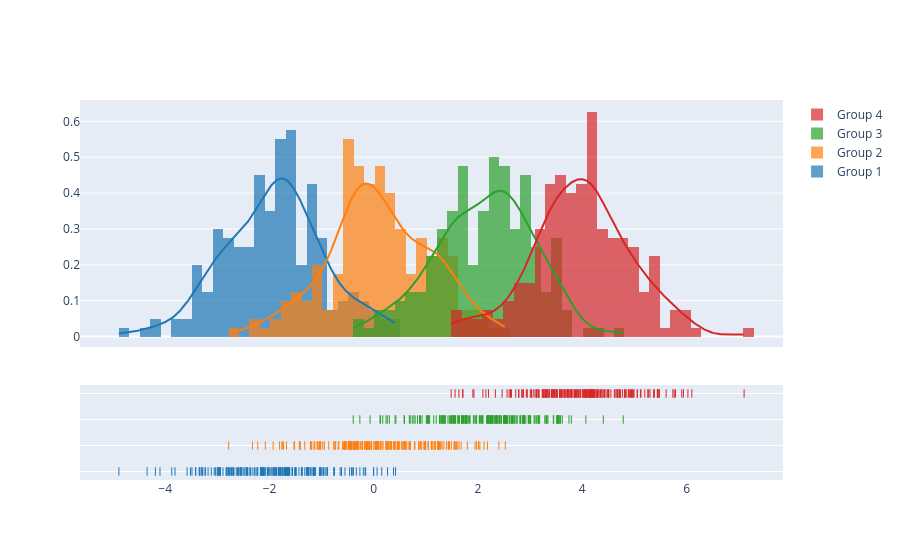

The cell this chart's notebook holds for it:
### Code cell
import plotly.figure_factory as ff

# Add histogram data
x1 = np.random.randn(200) - 2
x2 = np.random.randn(200)
x3 = np.random.randn(200) + 2
x4 = np.random.randn(200) + 4

# Group data together
hist_data = [x1, x2, x3, x4]

group_labels = ['Group 1', 'Group 2', 'Group 3', 'Group 4']

# Create distplot with custom bin_size
fig = ff.create_distplot(hist_data, group_labels, bin_size=.2)
fig.show()

### Figure 1 — Plotly figure (JSON) as saved in the notebook; plotly's stock layout.template omitted (floating-point values rounded to 4 significant figures; data arrays with more than 128 entries replaced by an {"elided": "..."} marker saying what was removed)
{"data": [{"autobinx": false, "histnorm": "probability density", "legendgroup": "Group 1", "marker": {"color": "rgb(31, 119, 180)"}, "name": "Group 1", "opacity": 0.7, "type": "histogram", "x": {"elided": "200 float values"}, "xaxis": "x", "xbins": {"end": 0.418, "size": 0.2, "start": -4.888}, "yaxis": "y"}, {"autobinx": false, "histnorm": "probability density", "legendgroup": "Group 2", "marker": {"color": "rgb(255, 127, 14)"}, "name": "Group 2", "opacity": 0.7, "type": "histogram", "x": {"elided": "200 float values"}, "xaxis": "x", "xbins": {"end": 2.523, "size": 0.2, "start": -2.784}, "yaxis": "y"}, {"autobinx": false, "histnorm": "probability density", "legendgroup": "Group 3", "marker": {"color": "rgb(44, 160, 44)"}, "name": "Group 3", "opacity": 0.7, "type": "histogram", "x": {"elided": "200 float values"}, "xaxis": "x", "xbins": {"end": 4.785, "size": 0.2, "start": -0.3935}, "yaxis": "y"}, {"autobinx": false, "histnorm": "probability density", "legendgroup": "Group 4", "marker": {"color": "rgb(214, 39, 40)"}, "name": "Group 4", "opacity": 0.7, "type": "histogram", "x": {"elided": "200 float values"}, "xaxis": "x", "xbins": {"end": 7.103, "size": 0.2, "start": 1.484}, "yaxis": "y"}, {"legendgroup": "Group 1", "marker": {"color": "rgb(31, 119, 180)"}, "mode": "lines", "name": "Group 1", "showlegend": false, "type": "scatter", "x": {"elided": "500 float values"}, "xaxis": "x", "y": {"elided": "500 float values"}, "yaxis": "y"}, {"legendgroup": "Group 2", "marker": {"color": "rgb(255, 127, 14)"}, "mode": "lines", "name": "Group 2", "showlegend": false, "type": "scatter", "x": {"elided": "500 float values"}, "xaxis": "x", "y": {"elided": "500 float values"}, "yaxis": "y"}, {"legendgroup": "Group 3", "marker": {"color": "rgb(44, 160, 44)"}, "mode": "lines", "name": "Group 3", "showlegend": false, "type": "scatter", "x": {"elided": "500 float values"}, "xaxis": "x", "y": {"elided": "500 float values"}, "yaxis": "y"}, {"legendgroup": "Group 4", "marker": {"color": "rgb(214, 39, 40)"}, "mode": "lines", "name": "Group 4", "showlegend": false, "type": "scatter", "x": {"elided": "500 float values"}, "xaxis": "x", "y": {"elided": "500 float values"}, "yaxis": "y"}, {"legendgroup": "Group 1", "marker": {"color": "rgb(31, 119, 180)", "symbol": "line-ns-open"}, "mode": "markers", "name": "Group 1", "showlegend": false, "type": "scatter", "x": {"elided": "200 float values"}, "xaxis": "x", "y": {"elided": "200 str values"}, "yaxis": "y2"}, {"legendgroup": "Group 2", "marker": {"color": "rgb(255, 127, 14)", "symbol": "line-ns-open"}, "mode": "markers", "name": "Group 2", "showlegend": false, "type": "scatter", "x": {"elided": "200 float values"}, "xaxis": "x", "y": {"elided": "200 str values"}, "yaxis": "y2"}, {"legendgroup": "Group 3", "marker": {"color": "rgb(44, 160, 44)", "symbol": "line-ns-open"}, "mode": "markers", "name": "Group 3", "showlegend": false, "type": "scatter", "x": {"elided": "200 float values"}, "xaxis": "x", "y": {"elided": "200 str values"}, "yaxis": "y2"}, {"legendgroup": "Group 4", "marker": {"color": "rgb(214, 39, 40)", "symbol": "line-ns-open"}, "mode": "markers", "name": "Group 4", "showlegend": false, "type": "scatter", "x": {"elided": "200 float values"}, "xaxis": "x", "y": {"elided": "200 str values"}, "yaxis": "y2"}], "layout": {"barmode": "overlay", "hovermode": "closest", "legend": {"traceorder": "reversed"}, "xaxis": {"anchor": "y2", "domain": [0.0, 1.0], "zeroline": false}, "yaxis": {"anchor": "free", "domain": [0.35, 1], "position": 0.0}, "yaxis2": {"anchor": "x", "domain": [0, 0.25], "dtick": 1, "showticklabels": false}}}
